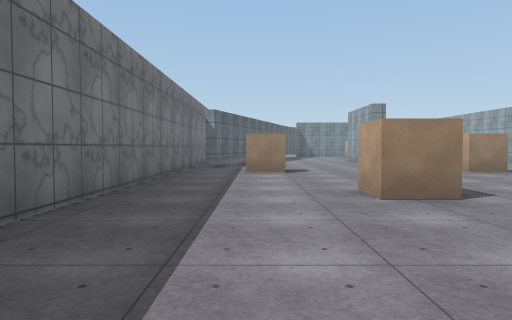
View 1 (above)

24 first-person views from a walk through a 3-D level made in the Unity game engine. The camera is 1.3 m above the floor, tilts 2° down and sees 70° across. The floor is counted in squares, 2 m on a side. Each view is taken from the middle of a square. On the plan, view 1 faces up. The plan holds only what a view shows up to about 11 squares ahead; the rest is blank. The place goes on beyond the plan. Surface patterns are stand-ins for the level's own textures.

View 2
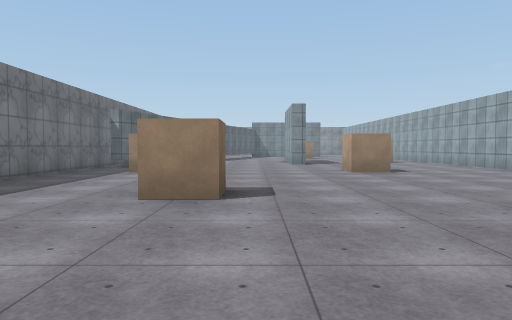

View 3
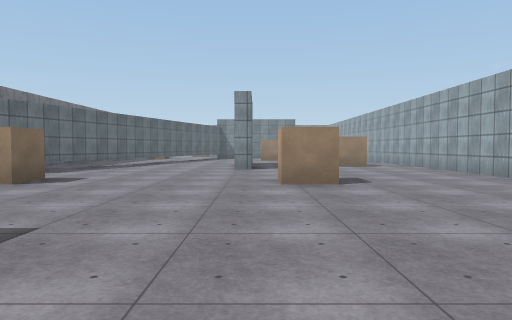

View 4
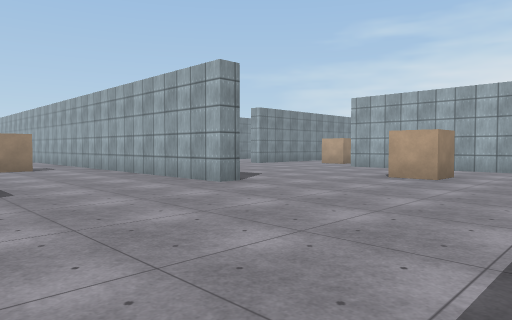

View 5
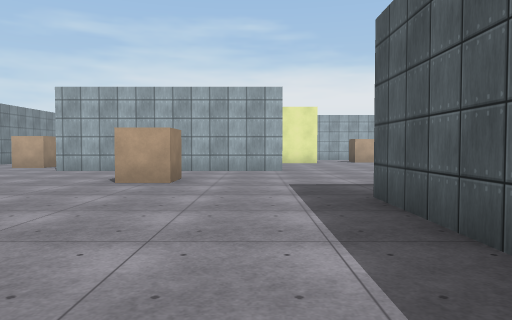

View 6
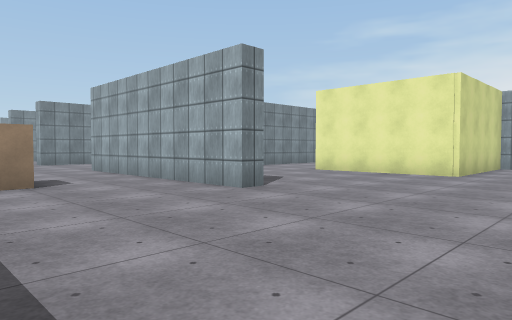

View 7
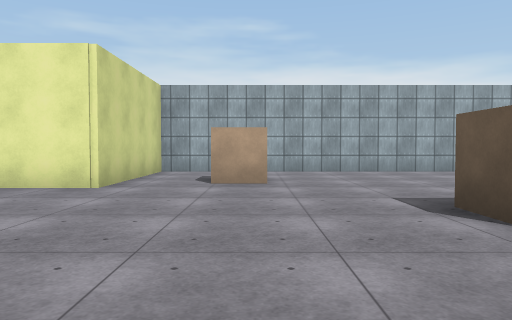

View 8
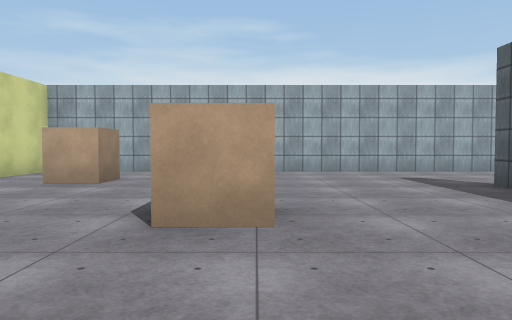

View 9
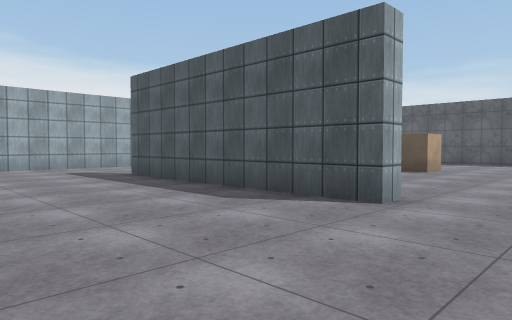

View 10
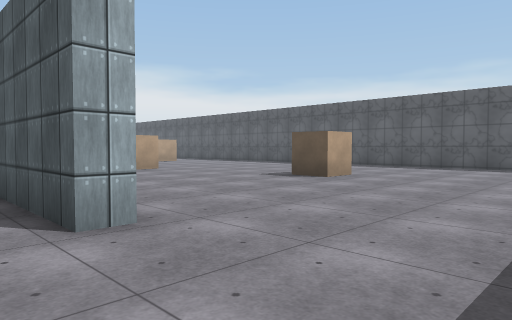

View 11
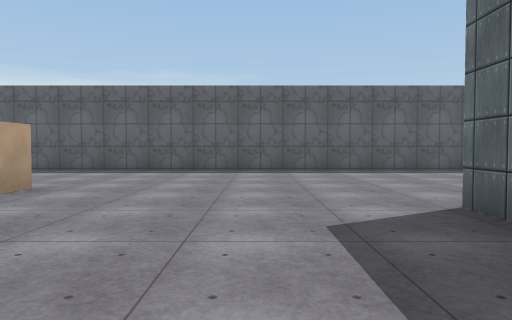

View 12
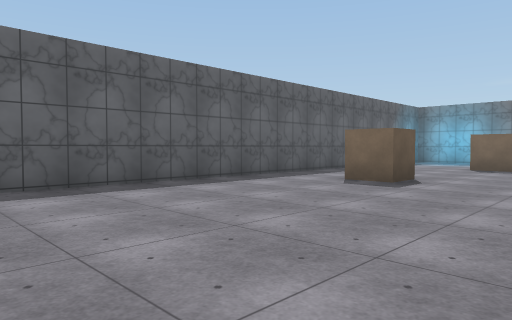

View 13
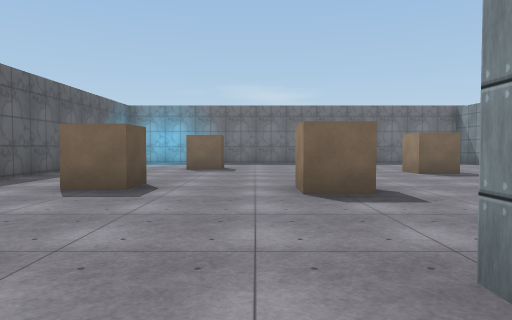

View 14
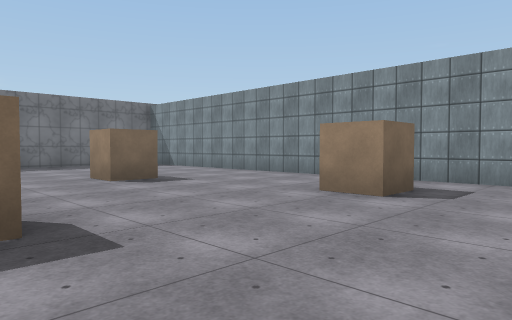

View 15
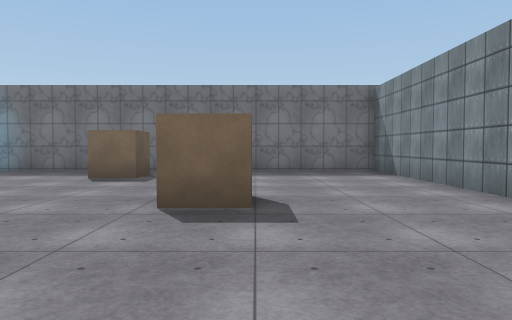

View 16
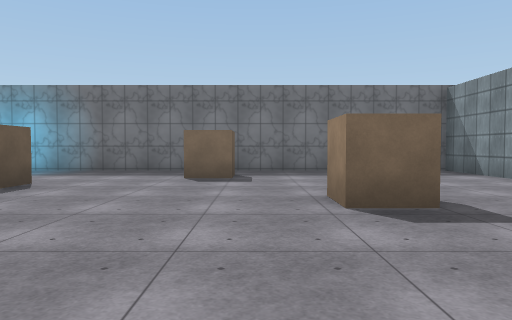

View 17
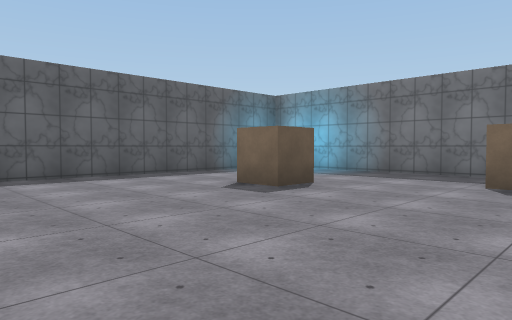

View 18
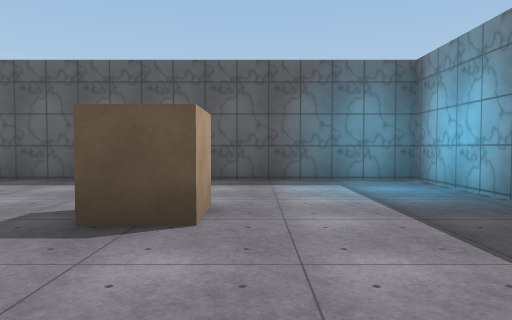

View 19
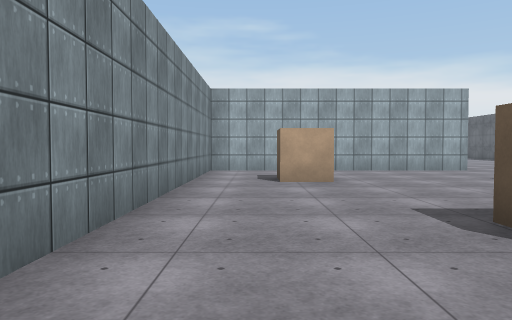

View 20
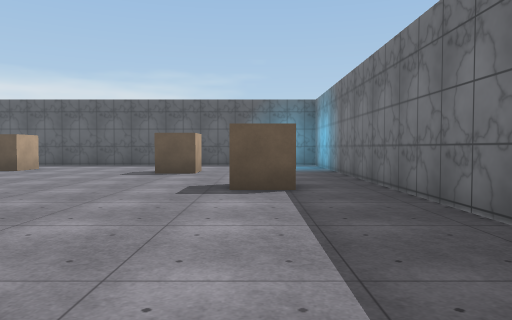

View 21
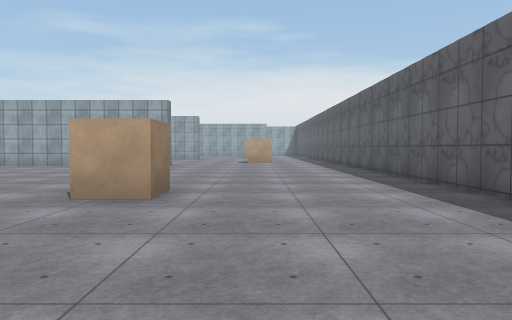

View 22
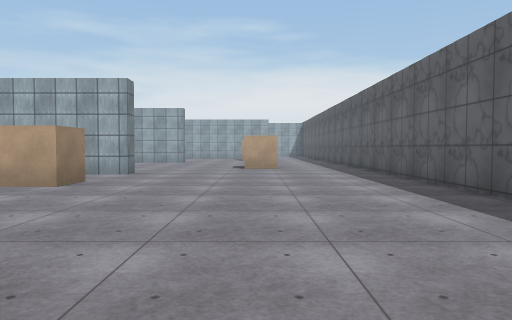

View 23
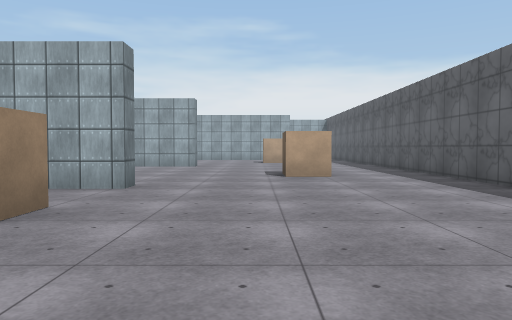

View 24
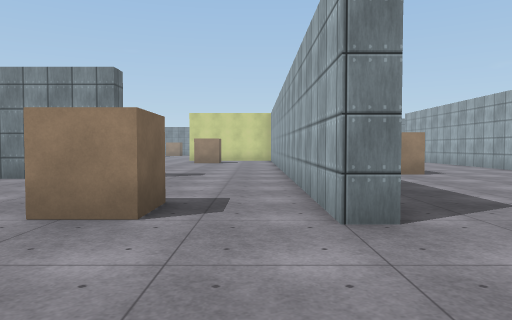

### Floor plan
Points are (right, up) in squares from view 1. A wall is a line through its corners. A room is listed if a view was taken in it or the views show most of it. See-through windows are left out.
Room 1 (views 1, 2, 3, 4, 5, 6, 7, 8, 9, 10)
walls: (9.1, 3.5) (11.8, 3.5); (17.5, 4.3) (17, 4.3) (17, 10.5); (10.9, 9.3) (10.4, 9.3) (10.4, 15.2); (4.9, 13.8) (4.4, 13.8); (15.9, -7.5) (15.9, -7) (22.1, -7); (-2.1, 11) (-2.1, 3); (-0.5, 14.1) (-0.8, 13); (25.7, -8.4) (25.7, 2.5) (21.8, 2.5) (21.8, 6.4)
ways out: opening at (14, -7) to room 2; opening at (24, -7.7) to room 2; opening at (-2, 11)
objects: cube (0, 10); cube (2, 5); cube (6, 10); cube (8, 15); cube (14, 7); cube (19, -3) to (20, -3); cube (23, 0)
Room 2 (views 11, 12, 13, 14, 15, 16, 17, 18, 19, 20, 21, 22, 23, 24)
walls: (11.8, -11.1) (11.8, -12); (11.3, -12) (11.3, -8.1); (11.3, -6.6) (11.3, -4.7) (-2.1, -4.7) (-2.1, -18.2) (31, -18.2); (20.2, -7.5) (19.6, -7.5); (26.2, -11.9) (25.7, -11.9) (25.7, -8.4)
ways out: opening at (14, -7) to room 1; opening at (24, -7.7) to room 1
objects: cube (0, -11); cube (2, -15) to (2, -14); cube (4, -9) to (4, -8); cube (7, -16) to (7, -15); cube (7, -12) to (8, -12); cube (8, -7); cube (18, -13); cube (23, -11) to (24, -11); cube (28, -15) to (29, -15); cube (28, -6) to (29, -6)

Where each view was taken, in squares from view 1:
view 1: 0 up, 0 right, facing up
view 2: 0 up, 3 right, facing up
view 3: 3 up, 5 right, facing up
view 4: 4 up, 6 right, facing up-right
view 5: 5 up, 7 right, facing right
view 6: 0 up, 13 right, facing up-right
view 7: 0 up, 16 right, facing right
view 8: 3 down, 16 right, facing right
view 9: 3 down, 14 right, facing down-right
view 10: 6 down, 13 right, facing down-right
view 11: 8 down, 14 right, facing down
view 12: 12 down, 14 right, facing down-left
view 13: 13 down, 13 right, facing left
view 14: 12 down, 11 right, facing up-left
view 15: 8 down, 8 right, facing left
view 16: 10 down, 8 right, facing left
view 17: 10 down, 7 right, facing down-left
view 18: 11 down, 1 right, facing down
view 19: 6 down, 1 right, facing right
view 20: 5 down, 0 right, facing down
view 21: 15 down, 13 right, facing right
view 22: 15 down, 17 right, facing right
view 23: 14 down, 20 right, facing right
view 24: 15 down, 25 right, facing up
